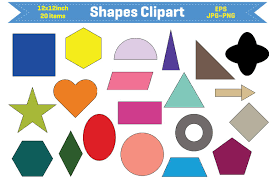
#> input picture lab2/test_image.png, 275 x 183 px
$ jupyter execute --allow-errors notebookLab2.ipynb
#> lines starting #> are read from the running program, lines starting #| are printed output that depends on the picture
[cell 1]
# Karkovnyk Artem. KI-191

[cell 2]
from cv2 import imread
from matplotlib.pyplot import imshow
from copy import copy

[cell 3]
image = imread('test_image.png')
#> image is the input picture: shape (183, 275, 3); mean B, G, R 194.5, 192.4, 197.7
imshow(image)

[cell 4]
def to_grayscale(image):
    return image.sum(axis=2) / 3
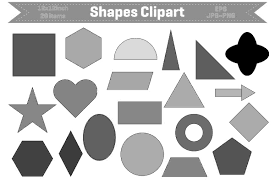
#> returned value: shape (183, 275) float64; min 0, max 255, mean 194.9
gray = to_grayscale(image)
imshow(gray)

[cell 5]
def search_objects(input_image):
    tmp = copy(input_image)

    def get_object(x, y):
        obj = set()
        if tmp[y][x] != 255:
            tmp[y][x] = 255
            obj.add((x, y))
            if x > 0:
                if y > 0:
                    obj = obj.union(get_object(x-1, y-1))
                if y < tmp.shape[0] - 1:
                    obj = obj.union(get_object(x-1, y+1))
            if x < tmp.shape[1] - 1:
                if y > 0:
                    obj = obj.union(get_object(x+1, y-1))
                if y < tmp.shape[0] - 1:
                    obj = obj.union(get_object(x+1, y+1))
        return obj

    objects = list()
    for y in range(tmp.shape[0]):
        for x in range(tmp.shape[1]):
            obj = get_object(x, y)
            if len(obj) > 0:

                objects.append(obj)
#> after the loop, objects = []
    return objects

def remove_objects_by_square(image, objects, square, color):
    for obj in objects:
        if len(obj) <= square:
            for pixel in obj:
                x, y = pixel
#                 print(x, y)
                image[y][x] = color
